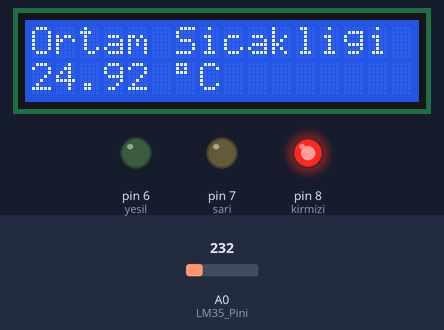
Simulated run of this sketch. Board: Arduino Uno, built with avr-gcc and run on an emulated ATmega328P. On the bench: 16×2 character LCD, output pins drawn as LEDs (lit = HIGH). The test bench sets the inputs (shaded band); at power-on: A0 (LM35_Pini) = 232.

Above: at 1.2 s.
1.3 s: A0 (LM35_Pini) set to 240
At 3.2 s:
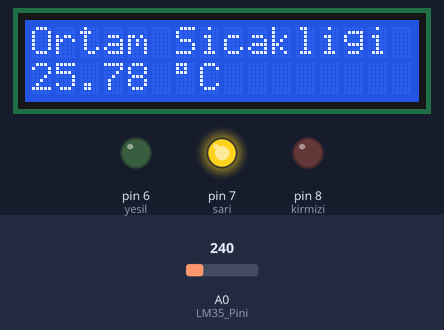
3.5 s: A0 (LM35_Pini) set to 250
At 5.2 s:
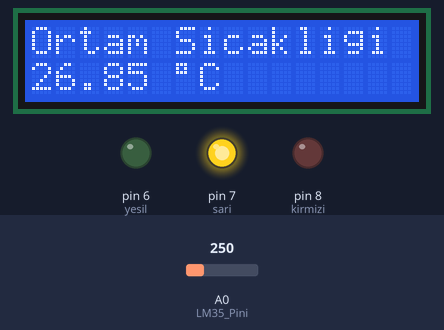
5.5 s: A0 (LM35_Pini) set to 266
At 6.8 s:
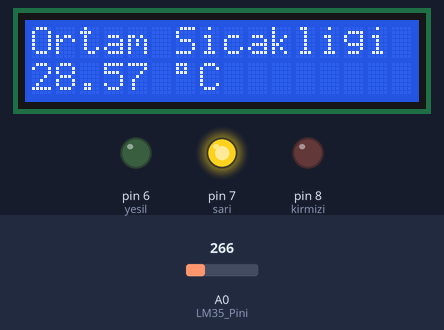
Timing chart, 0 to 8.5 s (numbered marks = the images above; inputs shaded):
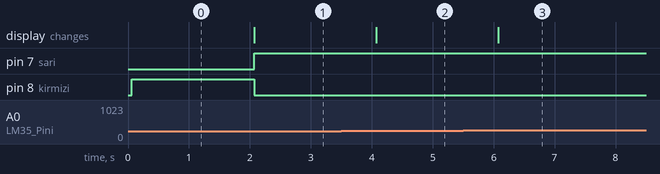

The sketch:

DijitalTermometre.ino
```cpp
#include <LiquidCrystal.h>
#define kirmizi 8
#define sari 7
#define yesil 6
int LM35_Pini = A0;
unsigned long sonZaman = 0;
LiquidCrystal LCD_Ekran(12, 11, 5, 4, 3, 2);
void setup()
{
  pinMode(kirmizi, OUTPUT);
  pinMode(sari, OUTPUT);
  pinMode(yesil, OUTPUT);
  digitalWrite(kirmizi,LOW);
  digitalWrite(sari,LOW);
  digitalWrite(yesil,LOW);
  LCD_Ekran.begin(16, 2);
  analogReference(INTERNAL);
  LCD_Ekran.print("Ortam Sicakligi");
}
void loop()
{
  int sicaklikVoltaji = analogRead(LM35_Pini);
  float sicaklikDerecesi = sicaklikVoltaji / 9.31;
  if (sicaklikDerecesi<15)
  {
    digitalWrite(kirmizi,LOW);
    digitalWrite(sari,LOW);
    digitalWrite(yesil,HIGH);
  }else if(sicaklikDerecesi>=25 and sicaklikDerecesi<=35)
  {
    digitalWrite(kirmizi,LOW);
    digitalWrite(sari,HIGH);
    digitalWrite(yesil,LOW);
  }else
  {
    digitalWrite(kirmizi,HIGH);
    digitalWrite(sari,LOW);
    digitalWrite(yesil,LOW);
  }
  LCD_Ekran.setCursor(0, 1);
  LCD_Ekran.print(sicaklikDerecesi);
  LCD_Ekran.setCursor(6,1);
  LCD_Ekran.print("\337C");
  delay(1000);
  /*Ekran yanmasını engelleyelim*/
  if (millis() - sonZaman > 10000)
  {
    delay(2000);
    LCD_Ekran.clear();
    sonZaman = millis();
    delay(2000);
    LCD_Ekran.print("Ortam Sicakligi");
  }
}
```

Measured:
- the behaviour switches between 232 and 233 on A0 (LM35_Pini) (found by bisection; images 0 and 1)
- after the input at 1.3 s, pin 7 (sari): LOW → HIGH after 0.77 s; pin 8 (kirmizi): HIGH → LOW after 0.77 s; the display: changes after 0.77 s (image 1)
- after the input at 3.5 s, the display: changes after 0.57 s (image 2)
